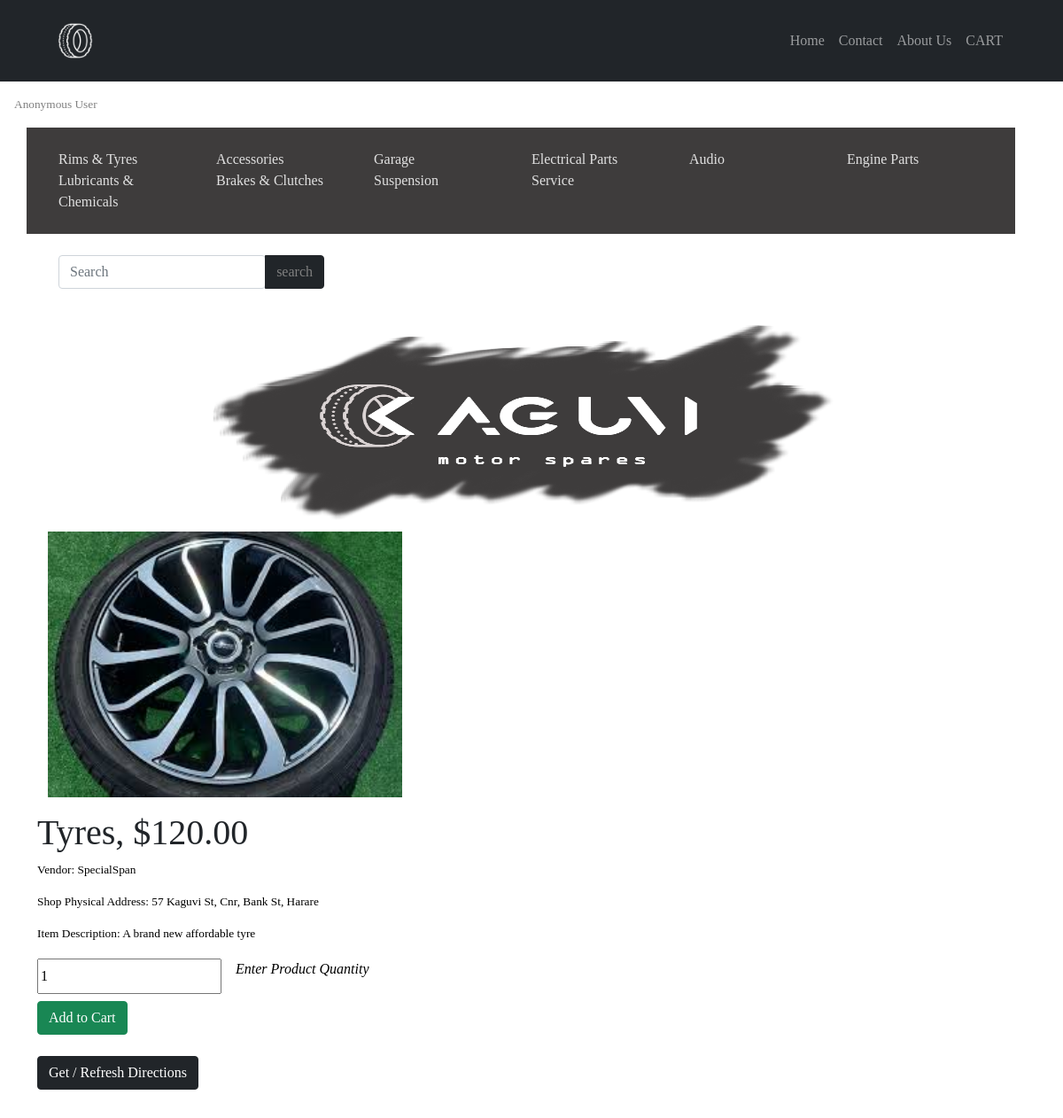
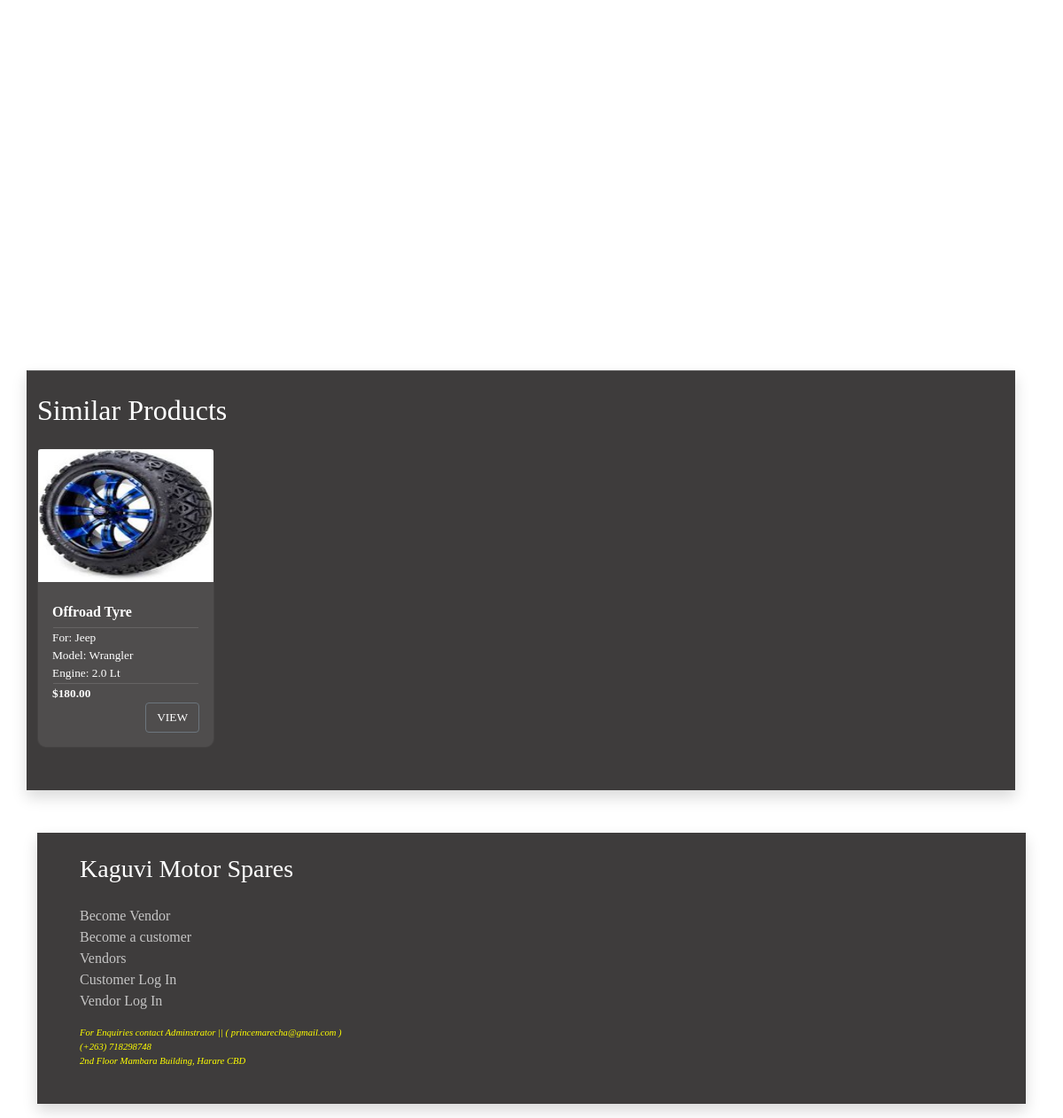
/product/rims/tyres/26/, run on the app's committed database (2 pictures, top to bottom).
### apps/product/models.py (models this page shows, shortened)
class Category(models.Model): # a class for product categories
    title = models.CharField(max_length=255)
    slug =  models.SlugField(max_length=255)
    ordering = models.IntegerField(default=0)
    class Meta:
        ordering = ['ordering'] #order by ordering field

class Product (models.Model):
    category = models.ForeignKey(Category, related_name='products', on_delete=models.CASCADE) #related_name to get all products in category, on delete to delete all products in category
    vendor = models.ForeignKey(Vendor, related_name='products',on_delete=models.CASCADE)  # related_name to get all products to vendor, on delete to delete all products of vendor
    title = models.CharField(max_length=255)
    slug = models.SlugField(max_length=255)
    description = models.TextField(blank=True, null=True)
    price  = models.DecimalField(max_digits=6, decimal_places=2)
    date_added = models.DateTimeField(auto_now_add=True)
    car = models.CharField(max_length=255)
    model = models.CharField(max_length=255)
    engine =  models.CharField(max_length=255)
    image = models.ImageField(upload_to='uploads/', blank=True, null=True)
    thumbnail = models.ImageField(upload_to='uploads/', blank=True, null=True)
    class Meta:
        ordering = ['-date_added']              #orders products by newest products first
    def get_thumbnail(self):
        if self.thumbnail:
            return self.thumbnail.url

### apps/vendor/models.py (models this page shows, shortened)
class Vendor(models.Model):
    name = models.CharField(max_length=255)
    created_at = models.DateTimeField(auto_now_add=True) #auto capture date of upload
    created_by = models.OneToOneField(User, related_name='vendor', on_delete = models.CASCADE) #one to one rltship, 1 user has one instance of this table, and user deletes defaults to vendor delete(on_delete)
    class Meta:
        ordering = ['name'] # now ordering of this model will be by name not default id

class vendorProfile(models.Model):
    vendor = models.OneToOneField(Vendor, null=True, on_delete=models.CASCADE)
    address = models.CharField(max_length=255, default="")
    latitude = models.CharField(max_length=255)
    longitude = models.CharField(max_length=255, default="")
    color = models.CharField(max_length=255, default="")
    title = models.CharField(max_length=255, default="")
    subTitle = models.CharField(max_length=255, default="")

### apps/product/views.py (the view)
# urls.py: path('<slug:category_slug>/<slug:product_slug>/<int:product_id>/', views.product, name = 'product'),
def product (request, category_slug, product_slug,product_id):
    cart = Cart(request)
    product = Product.objects.get(pk = product_id)
    if request.method == 'POST':
        form = addToCartForm(request.POST)
        if form.is_valid():
            quantity = form.cleaned_data['quantity']
            cart.add(product_id=product.id, quantity = quantity, update_quantity=False)
            messages.success(request, 'The product was added to the cart')
            return redirect('product', category_slug = category_slug, product_slug =product_slug, product_id = product_id)
    else:
        form = addToCartForm()
    similar_products = list(product.category.products.exclude(id = product.id))
    if len(similar_products) >=4:
        similar_products = random.sample(similar_products,4)
    return render(request, 'product/product.html',{'form':form,'similar_products':similar_products, 'product':product})

### apps/product/forms.py
class addToCartForm(forms.Form):
    quantity = forms.IntegerField()

### apps/cart/cart.py (called while the page is built)
    def __len__(self):
        return sum(item['quantity'] for item in self.cart.values())

### apps/cart/context_processors.py (called while the page is built)
def cart(request):
    return {'cart': Cart(request)} #make this globally available to every template in project

### apps/product/context_processors.py (called while the page is built)
def menu_categories(request):
    categories = Category.objects.all()
    return {'menu_categories': categories}

### apps/product/templates/product/product.html (shortened to what this page needs)
{%extends 'core/base.html'%}
 {%block content%}
    {% if product.image %}
    <div class="img_prod container col-12 ">
        <figure class=" col-12" >
                <img class="col-12" src="{{ product.image.url }}">
        </figure>
    </div>
    {% endif %}
    <h1 class="title">{{ product.title }}, ${{ product.price }}</h1>
    <p style="color:black;"><span>Vendor: {{ product.vendor.name }}</span></p>
    <p style="color:black;"><span>Shop Physical Address: {{ product.vendor.vendorprofile.address}}</span></p>
    <p style="color:black;">Item Description: {{ product.description }}</p>
    <hr>
    <form method="post" action=".">
        <div class="d-flex">
            <input type="number" name="quantity" value="1" class="input" min="1"> <p class="ms-3" style="color:black;font-style:italic; font-size:12pt;">Enter Product Quantity</p>
        </div>
        <div class="mt-2">
            {% if request.user.is_authenticated != True %}
            <button class="btn btn-success">Add to Cart</button>
            {% endif %}
        </div>
    </form>
<button class="btn btn-dark mt-4" onclick="getLocation()"> Get / Refresh Directions</button>
<div class="container-fluid row mt-4 mb-4">
<div id="myMap" class="col-12 row" ></div>
</div>
<hr>
<div class="shadow col-12 pb-5 mb-5 row">
    {% if similar_products %}
    <hr>
        <div class="col-12">
            <h2 class="pt-4" style="color:white;">Similar Products</h2>
        </div>
        {% for product in similar_products %}
        <div class="col-6 col-sm-6 col-md-5 col-lg-3" >
            {% include 'product/parts/list_item.html' %}
        </div>
        {% endfor %}
    {% endif %}
</div>
 {% endblock %}

### apps/core/templates/core/base.html (shortened to what this page needs)
{% load static %}
<!DOCTYPE html>
<html lang="en" xmlns="http://www.w3.org/1999/html">
<head>
    <link href="https://cdn.jsdelivr.net/npm/bootstrap@5.1.1/dist/css/bootstrap.min.css" rel="stylesheet">
    <link rel="stylesheet" type="text/css" href="fontawesome-free-5.13.1-web\css\all.min.css">
    <link rel="stylesheet" type="text/css" href="{% static 'styles/main.css' %}">
    <link rel="stylesheet" type="text/css" href="{% static 'styles/toast.css' %}">
</head>
<body>
<header>
     <nav class="navbar navbar-expand-md navbar-dark bg-dark sticky-top p-5 pt-3 pb-3">
        <div class="container-fluid">
            <a class="navbar-brand"  href="{%url 'frontpage'%}"><img src="{% static  'images/logo.png' %}"></a>
            <div class="collapse navbar-collapse justify-content-end" id="navbarSupportedContent">
                <ul class="navbar-nav">
                    <li class="nav-item">
                        <a class="nav-link" href="{%url 'frontpage'%}">Home</a>
                    </li>
                    <li class="nav-item">
                        <a class="nav-link "href="{%url 'contact'%}">Contact</a>
                    </li>
                    <li class="nav-item">
                        <a class="nav-link" href="{%url 'about'%}">About Us</a>
                    </li>
                     <li class="nav-item">
                        <a class="nav-link" href="{% url 'cart' %}">CART{% if cart %} ({{cart|length}}){%endif%}</a>
                    </li>
                </ul>
            </div>
        </div>
    </nav>
    {% if request.user.is_authenticated != True %}
        <p  id="anonymous_user" class="p-3 pb-0" style="color:gray;">Anonymous User</p>
    {% endif %}
    <div class="container mt-2">
    <div class="row d-none d-sm-flex  row  p-4 col-12 " style="background:#3E3C3C">
        {% for category in menu_categories %}
                    <li class="col-xs-12 col-md-4 col-lg-2" style="list-style:none; " >
                    <a href="{% url 'category' category.slug %}" style="color:#E1E1E1; font-family: Century Gothic;text-decoration:none;">{{category.title}}</a>
                    </li>
        {% endfor %}
    </div>
    </div>
    <div class="container">
    <form method="get" action="{% url 'search' %}" class="m-4" style="width:300px;">
       <div class="input-group">
              <input type="text" class="form-control rounded"  placeholder="Search" aria-label="Search" aria-describedby="search-addon" name="query"/>
              <button class="btn btn-outline-dark btn-dark " style="color:gray"  >search</button>
        </div>
    </form>
           </div>
</header><div class="zikubanner col-12">
        <a class="banner-last"  href="{%url 'frontpage'%}"><img  style="left:0px; right:0px;" src="{% static  'images/kaguvi-bg large.png' %}"></a>
    </div>
 <section class="section">
     <div class="container">
         {%block content%}
         {%endblock%}
     </div>
 </section>
</body>
<footer>
    <div class="container mt-5">
        <div class="shadow p-4 pe-5 ps-5 mb-3 mt-5">
            <h3 class="mb-4" style="color:white;"> Kaguvi Motor Spares</h3>
            <div class="buy">
        {%if request.user.is_authenticated %}
        <a href="{%url 'vendor_admin'%}" class="huchi">Vendor Admin</a><br>
        {% else %}
            <a href="{%url 'become_vendor'%}" class="huchi">Become Vendor</a><br>
        {% endif %}
        {% if request.user.is_authenticated != True %}
        <a href= "{%url 'become_customer'%}">Become a customer</a><br>
                {% endif %}
        <a href= "{%url 'vendors'%}">Vendors</a><br>
        <a href="{% url 'customer_login' %}">Customer Log In</a><br>
        <a href="{% url 'login' %}">Vendor Log In</a><br>
        </div>
            <p class="mt-3" style="color:yellow; font-size:8pt; font-style:italic;margin:0px;">For Enquiries contact Adminstrator || ( princemarecha@gmail.com )</p>
            <p style="color:yellow;font-size:8pt; font-style:italic; margin:0px;">(+263) 718298748</p>
            <p style="color:yellow;font-size:8pt; font-style:italic;"class="m-0 p-0">2nd Floor Mambara Building, Harare CBD</p>
        </div>
    </div>
</footer>
</html>

### apps/product/templates/product/parts/list_item.html (shortened to what this page needs)
 <div class="mt-3">
     <div class="card mt-2 "  >
         <img  src="{{ product.get_thumbnail }}" class="product_img mb-0 mb-md-2 ml-0 card-img-top">
            <div class="card-body">
                 <h6 class="card-title mb-0 mb-md-2" style="font-weight:bold; color:white;"> {{product.title}} </h6>
                <hr>
                 <p class="card-text m-0"> For: {{product.car}} </p>
                 <p class="card-text m-0"> Model: {{product.model}} </p>
                 <p class="card-text m-0"> Engine: {{product.engine}} </p>
                <hr>
                 <p class="card-text m-0" style=" font-weight:bold;">${{product.price}}</p>
                 <div class="d-flex justify-content-end"><a class="this btn btn-outline-secondary" a href="{% url 'product' product.category.slug product.slug product.id %}">VIEW</a></div>
            </div>
     </div>
 </div>

### static/styles/main.css (style rules this page uses)
* { font-family: Century Gothic; }

### apps/product/templates/product/parts/list_item.html (style rules this page uses)
.card { width:200px; }
.card p { font-size:10pt; }
.card img { width:198px; height:150px; }

### apps/product/templates/product/product.html (style rules this page uses)
.img_prod img { width:400px; }
#myMap { position:relative; width:100%; height:400px; }
body p { color:black; }
.shadow p { color:white; }

### apps/core/templates/core/base.html (style rules this page uses)
p { font-size:10pt; color:white; }
.banner-last img { width:100%; height:250px; }
.shadow { background: #3E3C3C; box-shadow: 0 15px 35px rgba(0, 0, 0, 0.9); backdrop-filter: blur(5px); }
.this { font-size:10pt; color:white; }
.card { background: rgba(255, 255, 255, 0.09); border-radius: 10px; }
hr { margin:1px; color:rgba(255, 255, 255, 0.5); }
a { text-decoration:none; }
.buy a { color:rgba(255, 255, 255, 0.7); }
.navbar-brand img { height:50px; width:50px; }
#myMap { height:400px; }

### data on the page
Category: title "Rims & Tyres"
Category: title "Accessories"
Category: title "Garage"
Category: title "Electrical Parts"
Category: title "Audio"
Category: title "Engine Parts"
Category: title "Lubricants & Chemicals"
Category: title "Brakes & Clutches"
Category: title "Suspension"
Category: title "Service"
Product: image (picture), title "Tyres", price "120.00", vendor.name "SpecialSpan", vendor.vendorprofile.address "57 Kaguvi St, Cnr, Bank St, Harare", description "A brand new affordable tyre"
Product: get_thumbnail (picture), title "Offroad Tyre", car "Jeep", model "Wrangler", engine "2.0 Lt", price "180.00"
